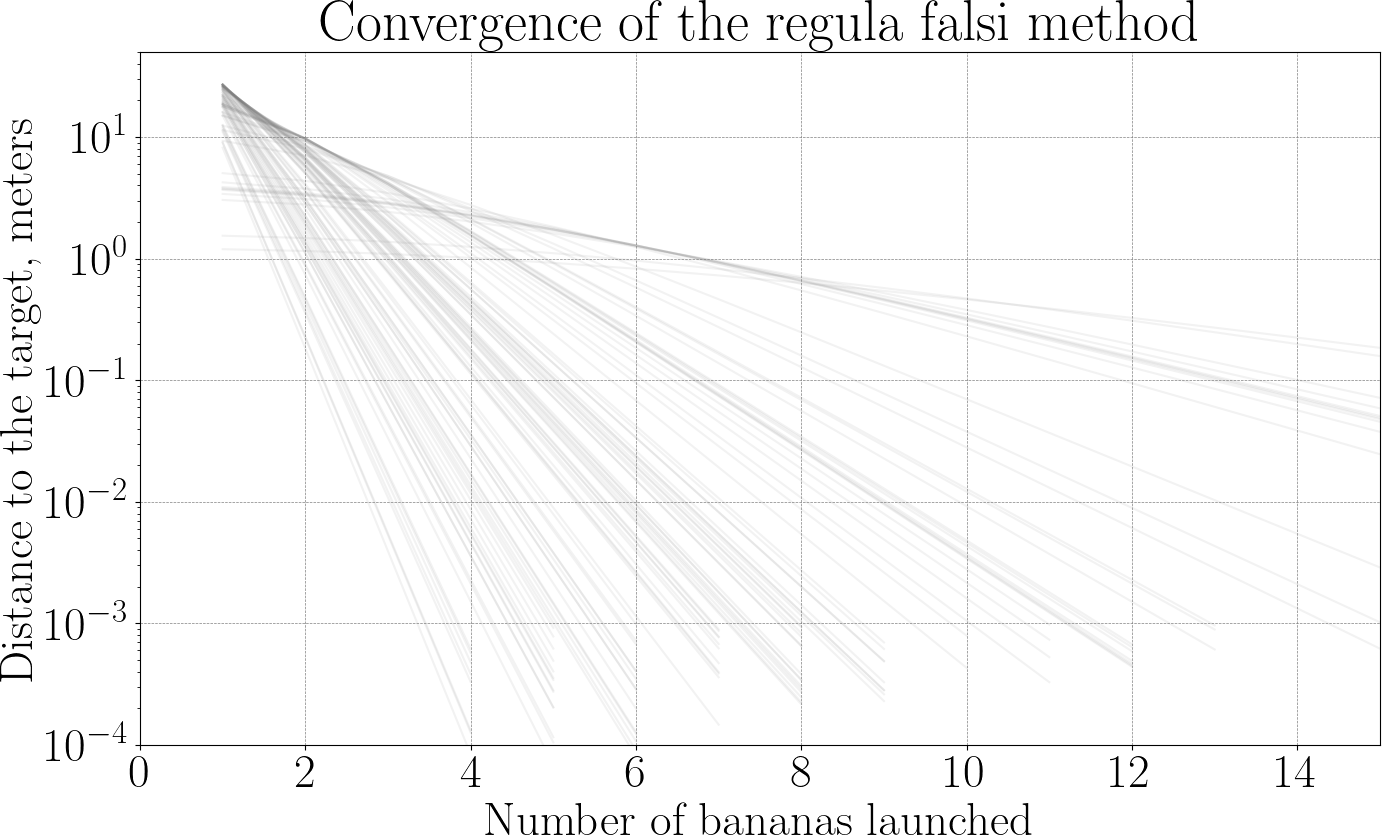

Write Python code to recreate this figure.
import numpy as np
import matplotlib.pyplot as plt
import random
random.seed(1)

plt.figure(figsize=(16, 9))
plt.rcParams["font.family"] = "serif"
plt.rcParams["mathtext.fontset"] = "dejavuserif"
plt.rcParams['text.usetex'] = True

plt.rc('font', size=34)
plt.title(f'Convergence of the regula falsi method')
plt.grid(color='gray', linestyle='--', linewidth=0.5)



g     = -9.81 # gravity, m/s^2
angle = 60    # launch angle, degrees wrt the ground
def x_impact(v0):
    x, y = 0, 0   # current state
    vx, vy = v0 * np.cos(angle * np.pi/180), \
             v0 * np.sin(angle * np.pi/180)
    dt = .001
    xs, ys = [x], [y]
    while y >= 0:
        x += dt * vx
        y += dt * vy
        vy += g * dt
        xs.append(x)
        ys.append(y)
    u = ys[-2]/(ys[-2]-ys[-1])
    xs[-1] = xs[-2] + u*(xs[-1]-xs[-2])
    ys[-1] = 0
    return xs[-1]

for _ in range(100):
    xstar = random.uniform(1, 100)
    a, b = 0, 35
    fa, fb = x_impact(a), x_impact(b)
    err = []
    while True:
        u = (xstar-fa)/(fb-fa)
        m = a + u*(b-a)
        x = x_impact(m)
        if x < xstar:
            a = m
            fa = x
        else:
            b = m
            fb = x
        err.append(abs(x-xstar))
        if err[-1] < 1e-3:
            v0 = m
            break
    plt.plot(range(1,len(err)+1), err,c='gray',alpha=.1)

plt.ylim((1e-4,50))
plt.xlim((0,15))
plt.xlabel("Number of bananas launched")
plt.ylabel("Distance to the target, meters")
plt.yscale('log')

#plt.gca().set_aspect('equal', 'box')
plt.savefig("convergence-x-regula-falsi.png")
plt.show()

